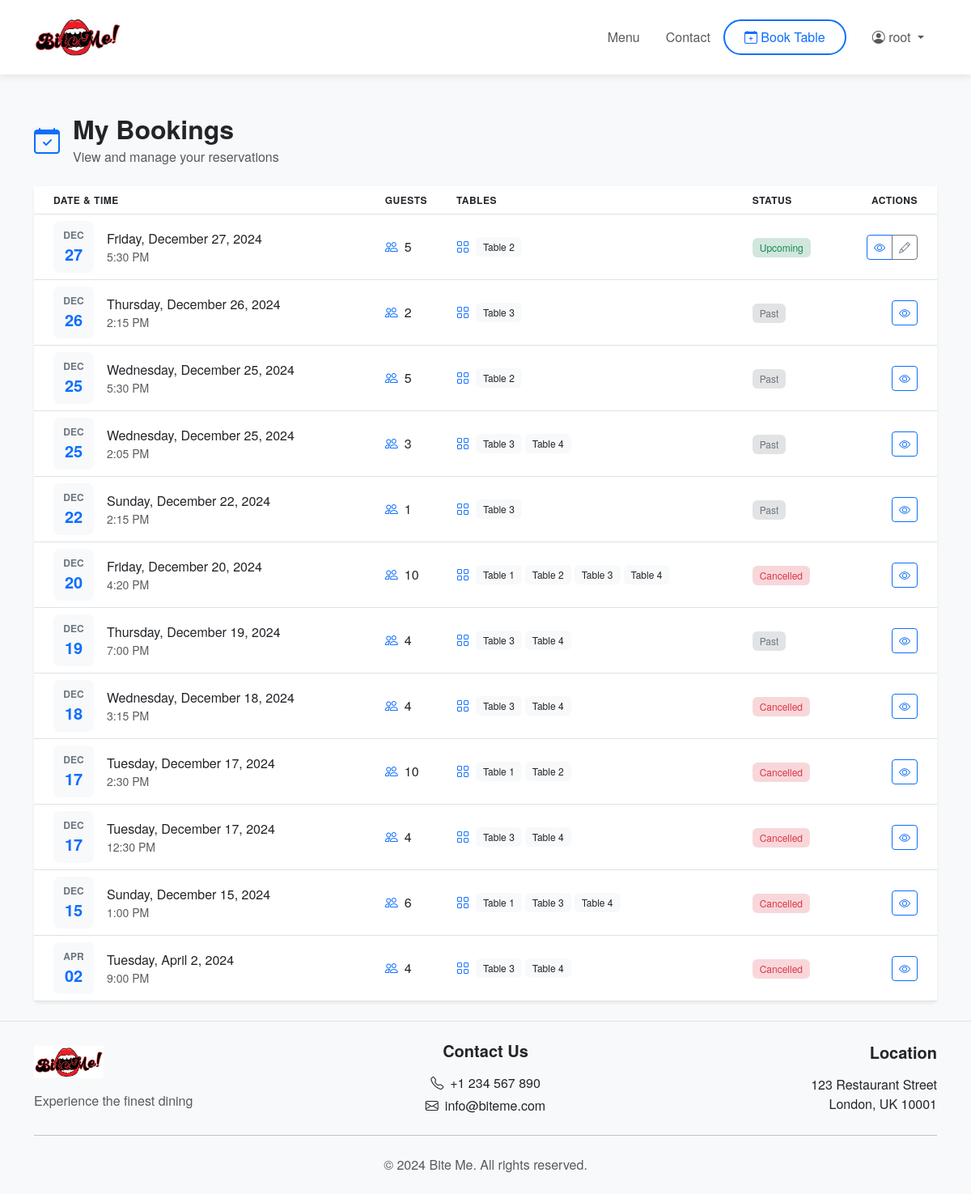
/my-bookings/ (signed in), run on the app's committed database.
### booking/models.py (models this page shows, shortened)
class Reservation(models.Model):
    user = models.ForeignKey(User, on_delete=models.CASCADE, related_name='reservations')
    date = models.DateField()
    time = models.TimeField()
    guests = models.IntegerField()
    tables = models.ManyToManyField(Table, related_name='reservations', blank=True)
    created_at = models.DateTimeField(default=timezone.now)
    canceled = models.BooleanField(default=False)

class Table(models.Model):
    number = models.CharField(max_length=10)
    capacity = models.IntegerField()
    class Meta:
        ordering = ['number']

### booking/views.py (the view)
# urls.py: path('my-bookings/', my_bookings_view, name='my_bookings'),
@login_required
def my_bookings_view(request):
    reservations = request.user.reservations.all().order_by('-date', '-time')
    context = {
        'reservations': reservations,
        'today': datetime.now().date()
    }
    return render(request, 'booking/bookings_list.html', context)

### booking/templates/booking/bookings_list.html (shortened to what this page needs)
{% extends 'booking/base.html' %}
{% load static %}
{% block content %}
<div class="container py-4">
    <div class="row mb-4">
        <div class="col-12">
            <div class="d-flex align-items-center">
                <i class="bi bi-calendar-check fs-2 text-primary me-3"></i>
                <div>
                    <h2 class="mb-1">My Bookings</h2>
                    <p class="text-muted mb-0">View and manage your reservations</p>
                </div>
            </div>
        </div>
    </div>
    <div class="card border-0 shadow-sm">
        <div class="table-responsive">
            <table class="table table-hover align-middle mb-0">
                <thead class="bg-light">
                    <tr>
                        <th class="ps-4">Date & Time</th>
                        <th>Guests</th>
                        <th>Tables</th>
                        <th>Status</th>
                        <th class="text-end pe-4">Actions</th>
                    </tr>
                </thead>
                <tbody>
                    {% for reservation in reservations %}
                        <tr>
                            <td class="ps-4">
                                <div class="d-flex align-items-center">
                                    <div class="date-badge me-3">
                                        <div class="month">{{ reservation.date|date:"M" }}</div>
                                        <div class="day">{{ reservation.date|date:"d" }}</div>
                                    </div>
                                    <div>
                                        <div class="fw-medium">{{ reservation.date|date:"l, F j, Y" }}</div>
                                        <div class="small text-muted">{{ reservation.time|time:"g:i A" }}</div>
                                    </div>
                                </div>
                            </td>
                            <td>
                                <div class="d-flex align-items-center">
                                    <i class="bi bi-people text-primary me-2"></i>
                                    {{ reservation.guests }}
                                </div>
                            </td>
                            <td>
                                <div class="d-flex align-items-center">
                                    <i class="bi bi-grid text-primary me-2"></i>
                                    {% for table in reservation.tables.all %}
                                        <span class="badge bg-light text-dark me-1">Table {{ table.number }}</span>
                                    {% empty %}
                                        <span class="text-muted">No tables assigned</span>
                                    {% endfor %}
                                </div>
                            </td>
                            <td>
                                {% if reservation.canceled %}
                                    <span class="badge bg-danger-subtle text-danger">Cancelled</span>
                                {% elif reservation.date < today %}
                                    <span class="badge bg-secondary-subtle text-secondary">Past</span>
                                {% else %}
                                    <span class="badge bg-success-subtle text-success">Upcoming</span>
                                {% endif %}
                            </td>
                            <td class="text-end pe-4">
                                <div class="btn-group">
                                    <a href="{% url 'booking_detail' reservation.pk %}"
                                       class="btn btn-sm btn-outline-primary">
                                        <i class="bi bi-eye"></i>
                                    </a>
                                    {% if not reservation.canceled and reservation.date >= today %}
                                        <a href="{% url 'modify_reservation' reservation.pk %}"
                                           class="btn btn-sm btn-outline-secondary">
                                            <i class="bi bi-pencil"></i>
                                        </a>
                                    {% endif %}
                                </div>
                            </td>
                        </tr>
                    {% endfor %}
                </tbody>
            </table>
        </div>
    </div>
</div>
{% endblock %}

### booking/templates/booking/base.html (shortened to what this page needs)
{% load static %}
<!DOCTYPE html>
<html lang="en">
<head>
    <link rel="stylesheet" href="https://cdn.jsdelivr.net/npm/bootstrap@5.3.0/dist/css/bootstrap.min.css">
    <link rel="stylesheet" href="{% static 'css/style.css' %}">
    <link rel="stylesheet" href="https://cdn.jsdelivr.net/npm/bootstrap-icons@1.11.3/font/bootstrap-icons.min.css">
</head>
<body class="d-flex flex-column min-vh-100">
    <header class="header-main">
        <nav class="navbar navbar-expand-lg navbar-light">
            <div class="container">
                <a class="navbar-brand" href="{% url 'index' %}">
                    <img src="{% static 'img/logo.webp' %}" alt="Bite Me Logo" height="50">
                </a>
                <div class="collapse navbar-collapse justify-content-end" id="navbarNav">
                    <ul class="navbar-nav align-items-center">
                        <li class="nav-item">
                            <a class="nav-link" href="{% url 'menu' %}">Menu</a>
                        </li>
                        <li class="nav-item">
                            <a class="nav-link" href="{% url 'contact' %}">Contact</a>
                        </li>
                        {% if user.is_authenticated %}
                            <li class="nav-item">
                                <a class="nav-link book-table-btn" href="{% url 'book' %}">
                                    <i class="bi bi-calendar-plus"></i> Book Table
                                </a>
                            </li>
                            <li class="nav-item dropdown">
                                <a class="nav-link dropdown-toggle" href="#" id="navbarDropdown" role="button"
                                   data-bs-toggle="dropdown" aria-expanded="false">
                                    <i class="bi bi-person-circle"></i> {{ user.username }}
                                </a>
                            </li>
                        {% endif %}
                    </ul>
                </div>
            </div>
        </nav>
    </header>
    <main class="flex-grow-1">
        {% block content %}{% endblock %}
    </main>
    <footer class="footer mt-auto py-4 bg-light">
        <div class="container">
            <div class="row g-4 align-items-center">
                <div class="col-md-4 text-center text-md-start">
                    <img src="{% static 'img/logo.webp' %}" alt="Bite Me Logo" height="40" class="mb-3">
                    <p class="text-muted mb-0">Experience the finest dining</p>
                </div>
                <div class="col-md-4 text-center">
                    <h5 class="mb-3">Contact Us</h5>
                    <p class="mb-1"><i class="bi bi-telephone me-2"></i>+1 234 567 890</p>
                    <p class="mb-0"><i class="bi bi-envelope me-2"></i>info@biteme.com</p>
                </div>
                <div class="col-md-4 text-center text-md-end">
                    <h5 class="mb-3">Location</h5>
                    <p class="mb-0">123 Restaurant Street</p>
                    <p class="mb-0">London, UK 10001</p>
                </div>
            </div>
            <hr class="my-4">
            <div class="text-center">
                <p class="text-muted mb-0">&copy; {% now "Y" %} Bite Me. All rights reserved.</p>
            </div>
        </div>
    </footer>
</body>
</html>

### booking/static/css/style.css (style rules this page uses)
body { font-family: 'Helvetica Neue', Helvetica, Arial, sans-serif; background-color: #f8f9fa; }
h2, h3, h4, h5, h6 { font-weight: 600; }
.navbar-brand img { margin-right: 10px; }
.card { transition: transform 0.2s ease-in-out; }

### booking/templates/booking/bookings_list.html (style rules this page uses)
.date-badge { background: #f8f9fa; border-radius: 8px; padding: 0.5rem; width: 50px; text-align: center; }
.date-badge .month { font-size: 0.75rem; color: #6c757d; text-transform: uppercase; font-weight: 600; }
.date-badge .day { font-size: 1.25rem; font-weight: 700; color: #0d6efd; }
.table th { font-weight: 600; font-size: 0.75rem; text-transform: uppercase; letter-spacing: 0.5px; }
.badge { font-weight: 500; padding: 0.5em 0.75em; }
.btn-group .btn { padding: 0.25rem 0.5rem; }

### booking/templates/booking/base.html (style rules this page uses)
.header-main { background-color: #fff; box-shadow: 0 2px 10px rgba(0,0,0,0.1); position: relative; z-index: 1000; }
.navbar { padding-top: 1rem; padding-bottom: 1rem; }
.navbar-brand { font-weight: 700; }
.nav-link { font-weight: 500; padding: 0.5rem 1rem !important; transition: color 0.3s ease; }
.book-table-btn { color: #0d6efd !important; border: 2px solid #0d6efd; border-radius: 50px; padding: 0.5rem 1.5rem !important; margin-right: 1rem; transition: all 0.3s ease; }
.footer { background-color: #f8f9fa; border-top: 1px solid #dee2e6; }

### data on the page
Reservation: date "DEC", date "27", date "Friday, December 27, 2024", time "5:30 PM", guests "5", canceled "Upcoming"
Table: number "2"
Reservation: date "DEC", date "26", date "Thursday, December 26, 2024", time "2:15 PM", guests "2", canceled "Past"
Table: number "3"
Reservation: date "DEC", date "25", date "Wednesday, December 25, 2024", time "5:30 PM", guests "5", canceled "Past"
Reservation: date "DEC", date "25", date "Wednesday, December 25, 2024", time "2:05 PM", guests "3", canceled "Past"
Table: number "4"
Reservation: date "DEC", date "22", date "Sunday, December 22, 2024", time "2:15 PM", guests "1", canceled "Past"
Reservation: date "DEC", date "20", date "Friday, December 20, 2024", time "4:20 PM", guests "10", canceled "Cancelled"
Table: number "1"
Reservation: date "DEC", date "19", date "Thursday, December 19, 2024", time "7:00 PM", guests "4", canceled "Past"
Reservation: date "DEC", date "18", date "Wednesday, December 18, 2024", time "3:15 PM", guests "4", canceled "Cancelled"
Reservation: date "DEC", date "17", date "Tuesday, December 17, 2024", time "2:30 PM", guests "10", canceled "Cancelled"
Reservation: date "DEC", date "17", date "Tuesday, December 17, 2024", time "12:30 PM", guests "4", canceled "Cancelled"
Reservation: date "DEC", date "15", date "Sunday, December 15, 2024", time "1:00 PM", guests "6", canceled "Cancelled"
Reservation: date "APR", date "02", date "Tuesday, April 2, 2024", time "9:00 PM", guests "4", canceled "Cancelled"

### other printed values
{{ user.username }} "root"
